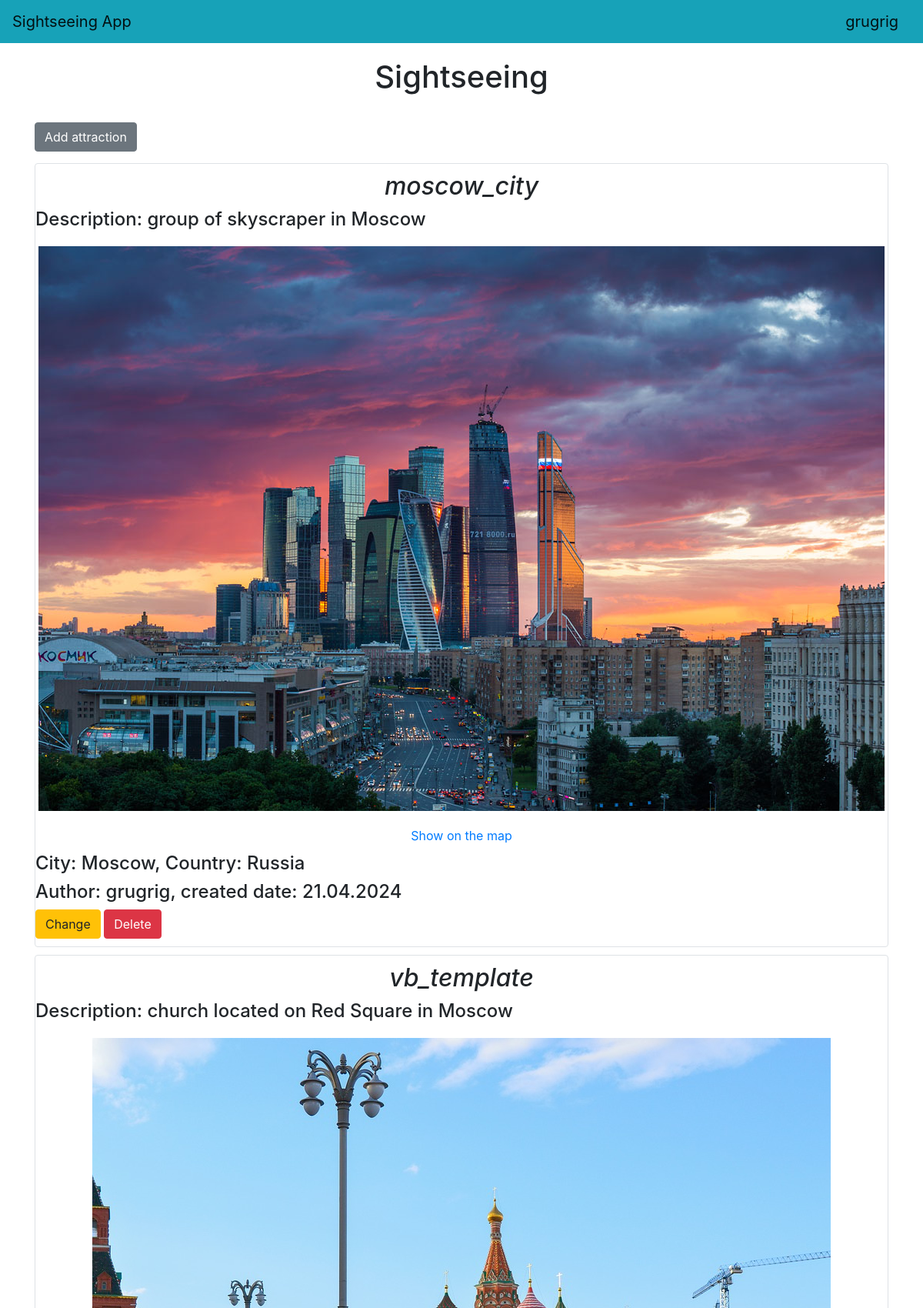
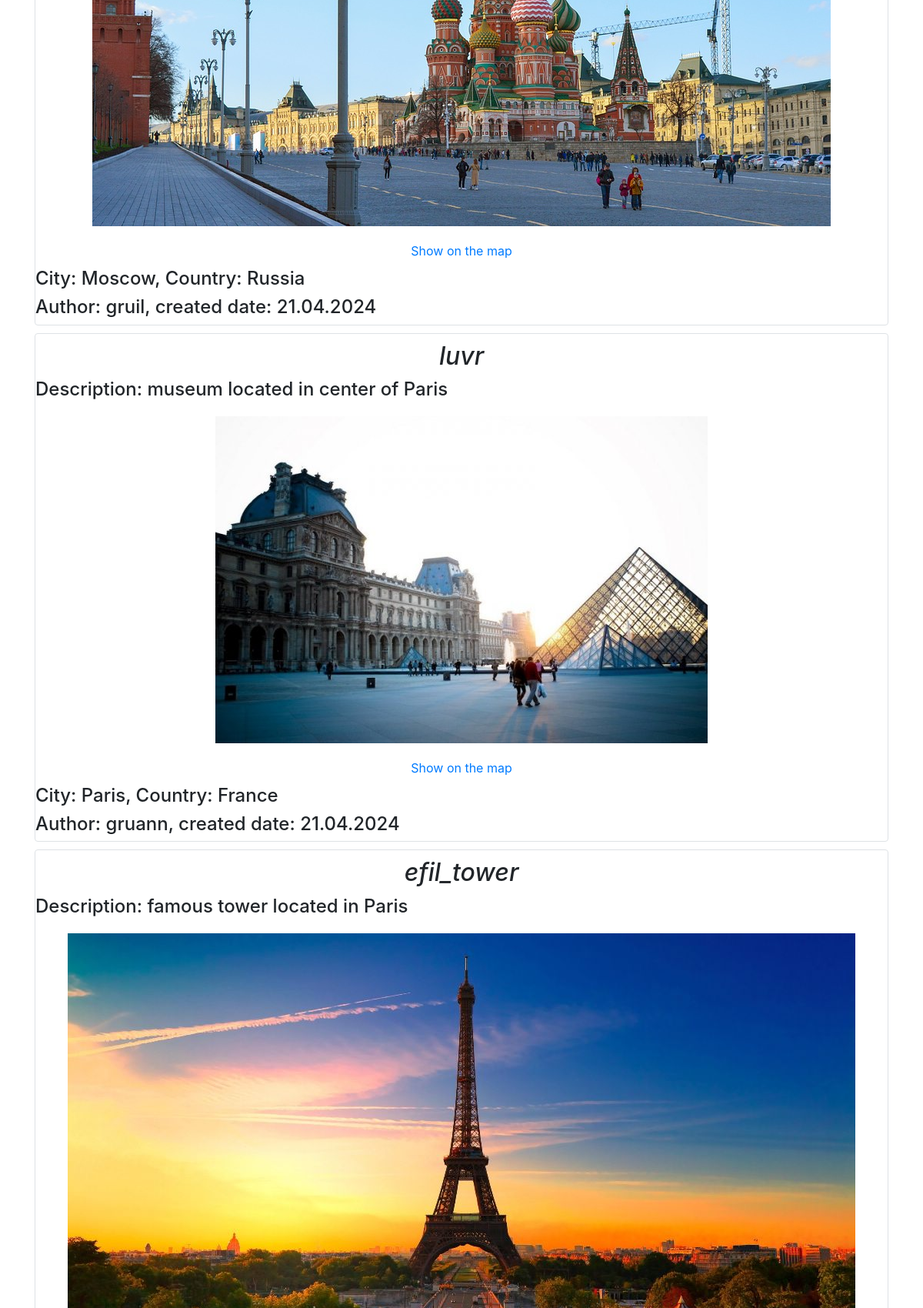
The page / (signed in, upper part) on the database its author committed (2 pictures, top to bottom).
### data/users.py (models this page shows, shortened)
class User(SqlAlchemyBase, UserMixin, SerializerMixin):
    __tablename__ = 'users'
    id = sqlalchemy.Column(sqlalchemy.Integer,
                           primary_key=True, autoincrement=True)
    name = sqlalchemy.Column(sqlalchemy.String, nullable=True)
    sex = sqlalchemy.Column(sqlalchemy.String, nullable=True)
    age = sqlalchemy.Column(sqlalchemy.Integer, nullable=True)
    about = sqlalchemy.Column(sqlalchemy.String, nullable=True)
    email = sqlalchemy.Column(sqlalchemy.String,
                              index=True, unique=True, nullable=True)
    hashed_password = sqlalchemy.Column(sqlalchemy.String, nullable=True)
    created_date = sqlalchemy.Column(sqlalchemy.DateTime,
                                     default=datetime.datetime.now)
    attractions = orm.relationship("Attractions", back_populates='user')

### data/attractions.py (models this page shows, shortened)
class Attractions(SqlAlchemyBase, SerializerMixin):
    __tablename__ = 'attractions'
    id = sqlalchemy.Column(sqlalchemy.Integer,
                           primary_key=True, autoincrement=True)
    name = sqlalchemy.Column(sqlalchemy.String, nullable=True)
    description = sqlalchemy.Column(sqlalchemy.String, nullable=True)
    city = sqlalchemy.Column(sqlalchemy.String, nullable=True)
    country = sqlalchemy.Column(sqlalchemy.String, nullable=True)
    map = sqlalchemy.Column(sqlalchemy.String, nullable=True)
    pic = sqlalchemy.Column(sqlalchemy.String, nullable=True)
    created_date = sqlalchemy.Column(sqlalchemy.DateTime,
                                     default=datetime.datetime.now)
    user_id = sqlalchemy.Column(sqlalchemy.Integer,
                                sqlalchemy.ForeignKey("users.id"))
    user = orm.relationship('User')

### main.py (the view)
@app.route('/')
def index():
    db_sess = db_session.create_session()
    attractions = db_sess.query(Attractions).all()
    return render_template('index.html', attractions=attractions)

### data/db_session.py (called while the page is built)
def create_session() -> Session:
    global __factory
    return __factory()

### main.py (called while the page is built)
@login_manager.user_loader
def load_user(user_id):
    db_sess = db_session.create_session()
    return db_sess.query(User).get(user_id)

### templates/index.html
{% extends "base.html" %}
{% block content %}
<h1>Sightseeing</h1>
{% if current_user.is_authenticated %}
        <a href="attractions" class="btn btn-secondary" id="attr_but">Add attraction</a>
{% endif %}
{% for item in attractions%}
<div id="item" class="col-md6 border rounded">
    <h2 id="name">{{item.name}}</h2>
    <div id="description">
        <h4>
            Description: {{item.description}}
        </h4>
    </div>
    <div id="picture">
        <img src="{{ item.pic }}" alt="Not found">
    </div>
    <div id="map">
        <a href="{{ item.map }}">Show on the map</a>
    </div>
    <div>
        <h4>
            City: {{ item.city }}, Country: {{ item.country }}
        </h4>
    </div>
    <div>
        <h4>
        Author: {{ item.user.name }}, created date: {{item.created_date.strftime('%d.%m.%Y')}}
    </h4>
    </div>
    {% if current_user.is_authenticated and current_user == item.user %}
        <div id="buttons">
            <a href="/attractions/{{ item.id }}" class="btn btn-warning">
                Change
            </a>
            <a href="/attractions_delete/{{ item.id }}" class="btn btn-danger">
                Delete
            </a>
        </div>
    {% endif %}
</div>
{% endfor %}
{% endblock %}

### templates/base.html (shortened to what this page needs)
<!DOCTYPE html>
<html lang="en">
<head>
    <link rel="stylesheet"
          href="https://stackpath.bootstrapcdn.com/bootstrap/4.4.1/css/bootstrap.min.css"
>
    <link rel="stylesheet" type="text/css" href="static/css/style.css">
</head>
<body>
<header>
    <nav class="navbar navbar-light bg-info">
        <a class="navbar-brand" href="/">Sightseeing App</a>
        {% if current_user.is_authenticated %}
            <a class="navbar-brand" href="/logout">{{ current_user.name }}</a>
        {% else %}
            <p>
                <a class="btn btn-primary" href="/register">Register</a>
                <a class="btn btn-success" href="/login">Enter</a>
            </p>
        {% endif %}
    </nav>
</header>
<main role="main" class="container">
    {% block content%}{% endblock %}
</main>
</body>
</html>

### static/css/style.css (style rules this page uses)
h1 { text-align: center; margin-top: 20px; margin-bottom: 20px; }
div#item { margin-bottom: 10px; }
h2#name { font-style: italic; text-align: center; margin-top: 10px; margin-bottom: 10px; }
div#description { margin-bottom: 5px; }
div#picture { display: flex; align-items: center; justify-content: center; margin-top: 20px; margin-bottom: 20px; }
div#map { text-align: center; margin-bottom: 10px; }
a#attr_but { margin-top: 15px;; margin-bottom: 15px; }
div#buttons { margin-bottom: 10px; }

### rows shown on the page
User: name "grugrig"
Attractions: name "moscow_city", description "group of skyscraper in Moscow", pic (picture), city "Moscow", country "Russia", user.name "grugrig", created_date "21.04.2024"
Attractions: name "vb_template", description "church located on Red Square in Moscow", pic (picture), city "Moscow", country "Russia", user.name "gruil", created_date "21.04.2024"
Attractions: name "luvr", description "museum located in center of Paris", pic (picture), city "Paris", country "France", user.name "gruann", created_date "21.04.2024"
Attractions: name "efil_tower", description "famous tower located in Paris", pic (picture)
